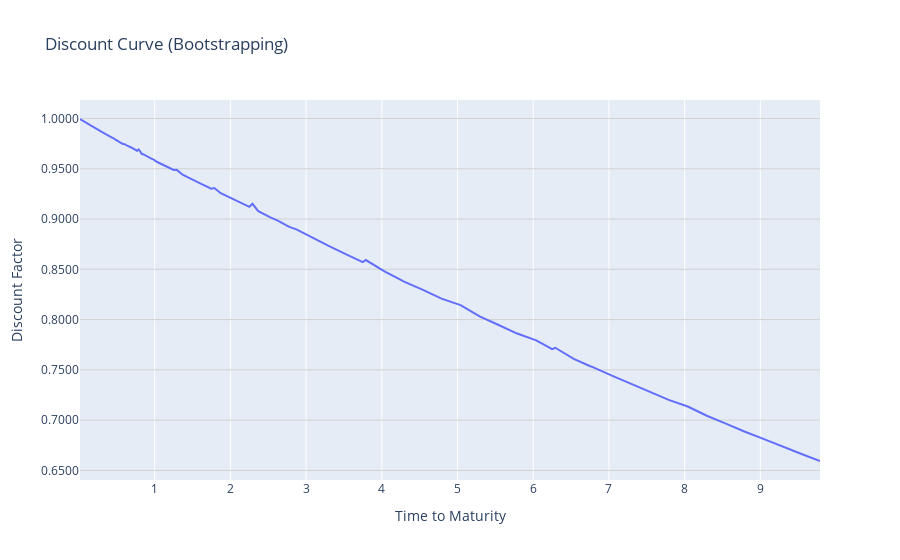

This figure's notebook cell:
### Markdown cell above
### Extra: Bootstrap

### Code cell
# Extract data:
RESTRICT_YLD = True
RESTRICT_TIPS = True

RESTRICT_DTS_MATURING = True
RESTRICT_REDUNDANT = True

treasuries_boots = filter_treasuries(treasuries_all, date_curr=t_curr_date, filter_tips=RESTRICT_TIPS, filter_yld=RESTRICT_YLD, drop_duplicate_maturities=RESTRICT_REDUNDANT)
cf_boots = filter_treasury_cashflows(calc_treasury_cashflows(treasuries_boots), filter_maturity_dates=RESTRICT_DTS_MATURING)

prices_boots = treasuries_all['dirty price'][cf_boots.index]
params_boots = estimate_rate_curve(model_name='bootstrap', cf=cf_boots, prices=prices_boots, date_current=t_curr_date)

label = 'single maturity per date, no non-maturity dates'
cf_set[label] = cf_boots

time_to_maturity = cf_boots.columns - t_curr_date
time_to_maturity = np.round(time_to_maturity.days / 365, 2)

fig = px.line(
    x=params_boots[0], 
    y=params_boots[1], 
    labels={"x": "Time to Maturity", "y": "Discount Factor"}, 
    title="Discount Curve (Bootstrapping)"
)
fig.update_layout(
    showlegend=False,
    yaxis=dict(
        tickformat=".4f",
        gridcolor='lightgrey',
        showgrid=True  # Ensure grid is enabled on the y-axis
    )
)
fig.show()

### Figure 1 — Plotly figure (JSON) as saved in the notebook; plotly's stock layout.template omitted (floating-point values rounded to 4 significant figures)
{"data": [{"hovertemplate": "Time to Maturity=%{x}<br>Discount Factor=%{y}<extra></extra>", "legendgroup": "", "line": {"color": "#636efa", "dash": "solid"}, "marker": {"symbol": "circle"}, "mode": "lines", "name": "", "orientation": "v", "showlegend": false, "type": "scatter", "x": [0.01369, 0.01916, 0.03285, 0.03833, 0.04107, 0.05202, 0.05749, 0.07118, 0.0794, 0.08214, 0.09035, 0.09582, 0.1095, 0.115, 0.1232, 0.1287, 0.1342, 0.1478, 0.1533, 0.167, 0.1725, 0.1862, 0.1916, 0.2053, 0.2108, 0.2245, 0.23, 0.2437, 0.2491, 0.2519, 0.2628, 0.2683, 0.282, 0.2875, 0.293, 0.3012, 0.3066, 0.3203, 0.3258, 0.3285, 0.3395, 0.345, 0.3641, 0.3696, 0.3833, 0.4025, 0.4134, 0.4216, 0.4408, 0.4545, 0.46, 0.4791, 0.4956, 0.4983, 0.5366, 0.5804, 0.6133, 0.6215, 0.6899, 0.7474, 0.7666, 0.7885, 0.8323, 0.8433, 0.8734, 0.9199, 0.9555, 0.9966, 0.9993, 1.04, 1.123, 1.251, 1.292, 1.369, 1.454, 1.495, 1.536, 1.621, 1.747, 1.788, 1.873, 1.999, 2.04, 2.122, 2.251, 2.292, 2.368, 2.535, 2.62, 2.746, 2.787, 2.872, 3.039, 3.25, 3.291, 3.537, 3.748, 3.789, 4.041, 4.252, 4.293, 4.537, 4.747, 4.789, 5.04, 5.251, 5.292, 5.536, 5.747, 5.788, 6.04, 6.251, 6.292, 6.535, 6.746, 6.787, 7.039, 7.291, 7.537, 7.789, 8.041, 8.293, 8.537, 8.789, 9.04, 9.292, 9.536, 9.788], "xaxis": "x", "y": [0.9995, 0.9992, 0.9986, 0.9983, 0.9982, 0.9977, 0.9974, 0.9968, 0.9964, 0.9963, 0.9959, 0.9957, 0.9951, 0.9948, 0.9944, 0.9942, 0.9939, 0.9933, 0.993, 0.9926, 0.9922, 0.9917, 0.9915, 0.9909, 0.9906, 0.99, 0.9898, 0.9891, 0.9889, 0.9886, 0.9883, 0.9881, 0.9874, 0.9872, 0.987, 0.9866, 0.9864, 0.9857, 0.9856, 0.9853, 0.9854, 0.9848, 0.984, 0.9837, 0.9831, 0.9823, 0.982, 0.9815, 0.9808, 0.9804, 0.98, 0.9792, 0.9782, 0.9784, 0.9765, 0.9747, 0.9743, 0.9736, 0.9712, 0.9683, 0.9679, 0.9692, 0.9645, 0.9647, 0.9633, 0.962, 0.9601, 0.9588, 0.9582, 0.9565, 0.9536, 0.9488, 0.9489, 0.9441, 0.941, 0.9394, 0.9381, 0.9348, 0.9302, 0.9308, 0.9257, 0.9211, 0.9196, 0.9167, 0.9121, 0.9151, 0.9078, 0.9014, 0.8987, 0.8935, 0.892, 0.8897, 0.883, 0.8751, 0.8735, 0.8646, 0.8571, 0.8592, 0.8476, 0.8394, 0.8378, 0.8298, 0.8228, 0.8208, 0.8143, 0.805, 0.8031, 0.7949, 0.7878, 0.7861, 0.7793, 0.7705, 0.772, 0.7609, 0.7539, 0.7527, 0.7442, 0.7359, 0.7279, 0.7201, 0.7135, 0.7044, 0.6968, 0.6887, 0.6814, 0.6736, 0.6665, 0.6594], "yaxis": "y"}], "layout": {"legend": {"tracegroupgap": 0}, "showlegend": false, "title": {"text": "Discount Curve (Bootstrapping)"}, "xaxis": {"anchor": "y", "domain": [0, 1], "title": {"text": "Time to Maturity"}}, "yaxis": {"anchor": "x", "domain": [0, 1], "gridcolor": "lightgrey", "showgrid": true, "tickformat": ".4f", "title": {"text": "Discount Factor"}}}}
